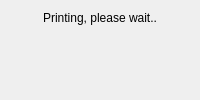
<?xml version="1.0" encoding="UTF-8"?>
<ui version="4.0">
    <class>Printing</class>
    <widget class="QWidget" name="Printing">
        <property name="focusPolicy">
            <set>Qt::StrongFocus</set>
        </property>
        <property name="windowTitle">
            <string>Printing</string>
        </property>
        <layout class="QGridLayout" name="gridLayout">
            <item column="0" row="0">
                <widget class="QLabel" name="printingHeader">
                    <property name="text">
                        <string>Printing, please wait..</string>
                    </property>
                    <property name="alignment">
                        <set>Qt::AlignCenter</set>
                    </property>
                </widget>
            </item>
            <item column="0" row="1">
                <widget class="PixmapQLabel" name="printingImage">
                    <property name="sizePolicy">
                        <sizepolicy hsizetype="Expanding" vsizetype="Expanding">
                            <horstretch>0</horstretch>
                            <verstretch>0</verstretch>
                        </sizepolicy>
                    </property>
                    <property name="alignment">
                        <set>Qt::AlignCenter</set>
                    </property>
                </widget>
            </item>
        </layout>
    </widget>
    <customwidgets>
        <customwidget>
            <class>PixmapQLabel</class>
            <extends>QLabel</extends>
            <header>.pixmap_qlabel</header>
        </customwidget>
    </customwidgets>
    <resources/>
    <connections/>
</ui>
